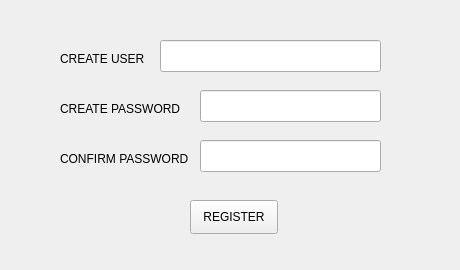
<?xml version="1.0" encoding="UTF-8"?>
<ui version="4.0">
 <class>REGISTER</class>
 <widget class="QWidget" name="REGISTER">
  <property name="windowModality">
   <enum>Qt::ApplicationModal</enum>
  </property>
  <property name="geometry">
   <rect>
    <x>0</x>
    <y>0</y>
    <width>460</width>
    <height>270</height>
   </rect>
  </property>
  <property name="minimumSize">
   <size>
    <width>460</width>
    <height>270</height>
   </size>
  </property>
  <property name="maximumSize">
   <size>
    <width>460</width>
    <height>270</height>
   </size>
  </property>
  <property name="windowTitle">
   <string>Form</string>
  </property>
  <widget class="QLabel" name="label">
   <property name="geometry">
    <rect>
     <x>60</x>
     <y>50</y>
     <width>91</width>
     <height>18</height>
    </rect>
   </property>
   <property name="text">
    <string>CREATE USER</string>
   </property>
  </widget>
  <widget class="QLabel" name="label_2">
   <property name="geometry">
    <rect>
     <x>60</x>
     <y>100</y>
     <width>121</width>
     <height>18</height>
    </rect>
   </property>
   <property name="text">
    <string>CREATE PASSWORD</string>
   </property>
  </widget>
  <widget class="QLineEdit" name="create_user">
   <property name="geometry">
    <rect>
     <x>160</x>
     <y>40</y>
     <width>221</width>
     <height>32</height>
    </rect>
   </property>
  </widget>
  <widget class="QLineEdit" name="create_passw">
   <property name="geometry">
    <rect>
     <x>200</x>
     <y>90</y>
     <width>181</width>
     <height>32</height>
    </rect>
   </property>
   <property name="echoMode">
    <enum>QLineEdit::Password</enum>
   </property>
  </widget>
  <widget class="QLabel" name="label_3">
   <property name="geometry">
    <rect>
     <x>60</x>
     <y>150</y>
     <width>131</width>
     <height>18</height>
    </rect>
   </property>
   <property name="text">
    <string>CONFIRM PASSWORD</string>
   </property>
  </widget>
  <widget class="QLineEdit" name="cnf_passw">
   <property name="geometry">
    <rect>
     <x>200</x>
     <y>140</y>
     <width>181</width>
     <height>32</height>
    </rect>
   </property>
   <property name="echoMode">
    <enum>QLineEdit::Password</enum>
   </property>
  </widget>
  <widget class="QPushButton" name="BOTON_REGI2">
   <property name="geometry">
    <rect>
     <x>190</x>
     <y>200</y>
     <width>88</width>
     <height>34</height>
    </rect>
   </property>
   <property name="text">
    <string>REGISTER</string>
   </property>
  </widget>
 </widget>
 <resources/>
 <connections/>
</ui>
